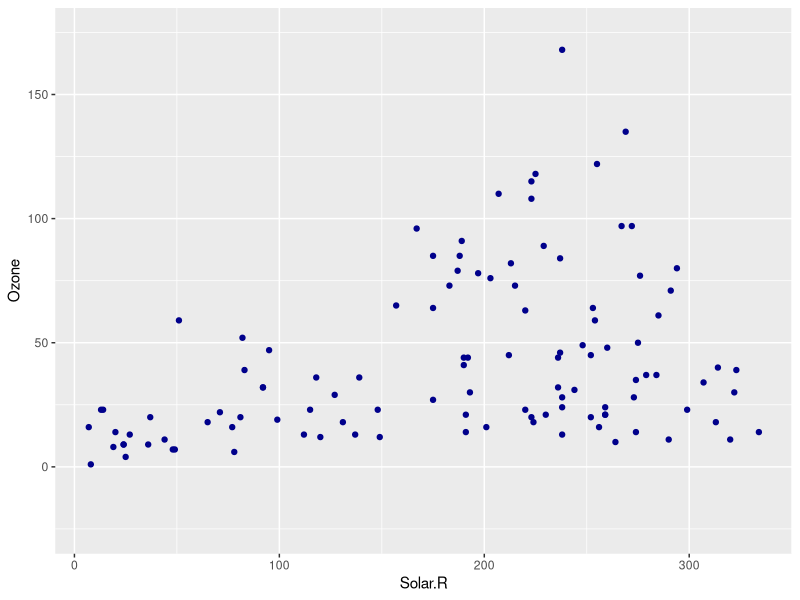
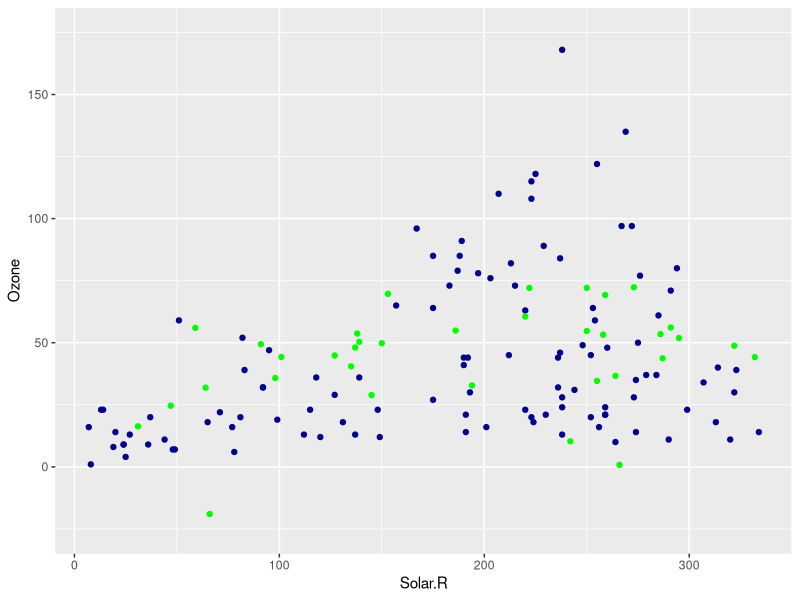

Source code (R) for these figures, in order:
## ---- chunk 1
library(datasets)
library(ggplot2)
library(caret)
## ---- chunk 2
	validation <- airquality[is.na(airquality$Ozone) | is.na(airquality$Solar.R),]
	df <- airquality[!is.na(airquality$Ozone) & !is.na(airquality$Solar.R),]
	sum(is.na(validation))
	sum(is.na(df))
## ---- chunk 3
	set.seed(1999)
	inTrain<-createDataPartition(y=df$Ozone, p=0.75, list=FALSE);
	training<- df[inTrain,];
	testing<-df[-inTrain,];
	
	modelFit=train(Ozone ~ Solar.R + Wind + Temp, data=training, method="glm")
	
	predictions<- predict(modelFit,newdata=testing)
	
	val<- predict(modelFit,newdata=validation)

## ---- chunk 4
			g1 <- ggplot(airquality, aes(x=Solar.R, y=Ozone)) + 
				ylim(-25, 175) +
				geom_point(col="darkblue")
			
			g1
## ---- chunk 5
			g1 <- g1 + geom_point(data = airquality[as.numeric(names(val)),], 
			  aes(x=airquality$Solar.R[as.numeric(names(val))], y = val),
									  col="green")

			g1
